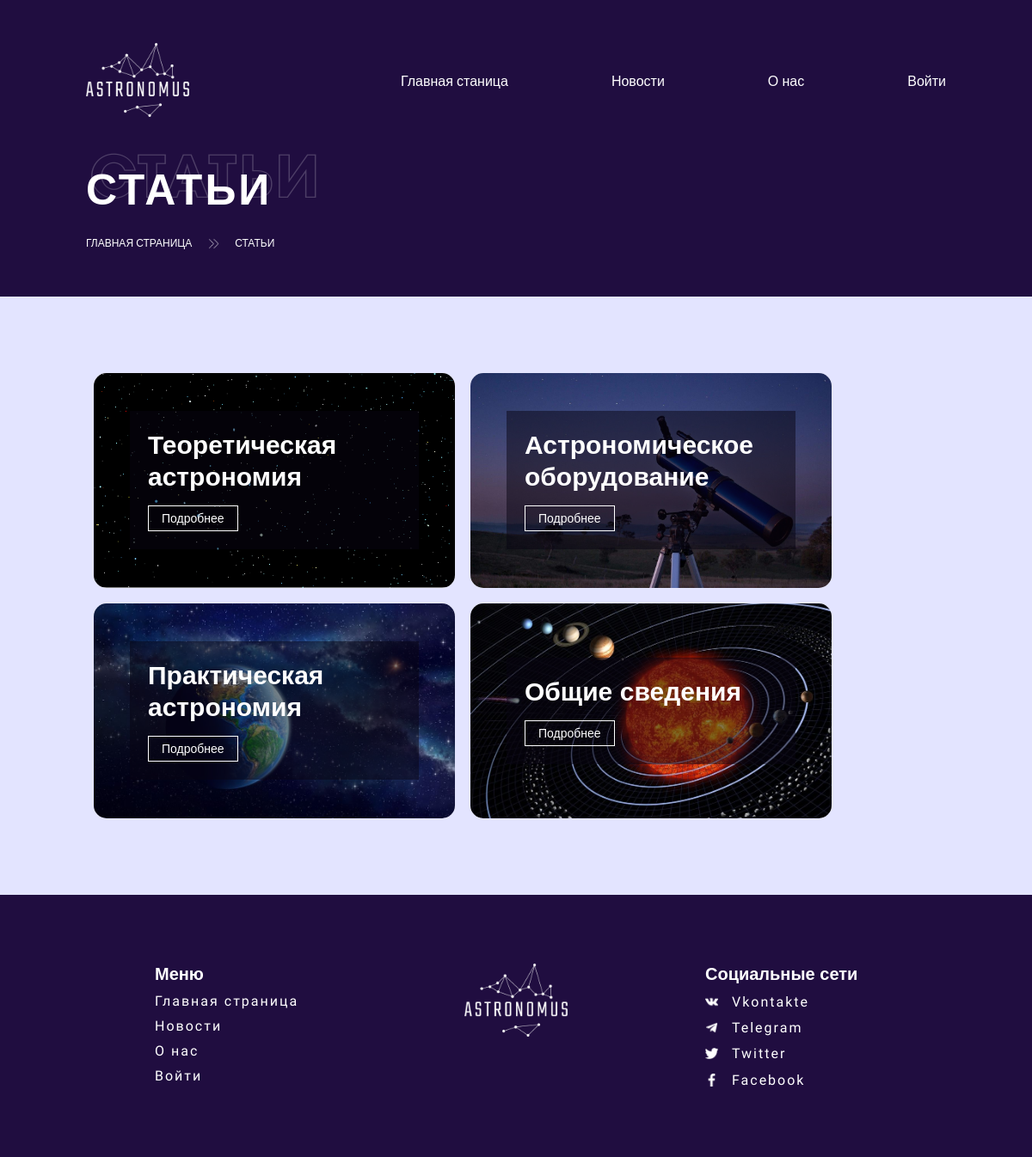
Page /astoforum/pages/topics.php on the committed database.
### tables this page shows
CREATE TABLE topic (
  id int(11) NOT NULL AUTO_INCREMENT,
  title varchar(255) NOT NULL,
  picture varchar(500) NOT NULL,
  PRIMARY KEY (id)
);

### astoforum/includes/topic_list.php (the view, shortened to what this page needs)
<?php
include 'connectdb.php';
$result = mysqli_query($connect, "SELECT * FROM topic") or die(mysqli_error($connect));
while ($row = $result->fetch_assoc())
{
    $topic_id = $row['id'];
    $title = $row['title'];
    $picture = '../' . $row['picture'];
    echo "<div class='topic-item'>";
    echo       "<img src='$picture'>
               <div class='topic-title'>
                    <h1>$title</h1>
                    <a href='./articles.php?id=$topic_id'>Подробнее</a>
               </div>
           </div>";
}

### astoforum/pages/topics.php (shortened to what this page needs)
<?php
if (isset($_SESSION['user'])) {
    $current_profile = $_SESSION['user']['user_id'];
    $link = "../pages/profile.php?id=" . $current_profile;
    $name_link = "Мой профиль";
} else {
    $link = "../pages/authorization.php";
    $name_link = "Войти";
}
?>
<!DOCTYPE html>
<html lang='ru'>
<head>
    <link href='https://allfont.ru/allfont.css?fonts=a_avanteotl-heavy' rel='stylesheet' type='text/css'/>
    <link rel='stylesheet' href='../css/second-pages-style.css'>
    <link rel='stylesheet' href='../css/popup-style.css'>
    <link rel='stylesheet' href='../css/upload-file-style.css'>
</head>
<body>
<header>
    <div class='wrapper'>
        <div class='header-top-block'>
            <a class='logo' href='../index.php'>
                <img src='../img/icons/logo.png'>
            </a>
            <div class='header-menu'>
                <a href='../index.php'>Главная станица</a>
                <a href='news.php'>Новости</a>
                <a href='about_us.php'>О нас</a>
                <a href='<?= $link ?>'><?= $name_link ?></a>
            </div>
        </div>
        <div class='header-bottom-block'>
            <div class='page-title'>
                <h1>Статьи</h1>
                <h2>Статьи</h2>
            </div>
            <ul class='breadcrumbs'>
                <li><a href='../index.php'>Главная страница</a></li>
                <li>Статьи</li>
            </ul>
        </div>
    </div>
</header>
<main>
    <div class='wrapper'>
        <div class='main-block'>
            <div class='topic-block'>
                <?php include '../includes/topic_list.php' ?>
            </div>
        </div>
    </div>
</main>
<footer>
    <div class='wrapper'>
        <div class='footer-block'>
            <div class='footer-item'>
                <h2>Меню</h2>
                <a href='../index.php'>Главная страница</a>
                <a href='news.php'>Новости</a>
                <a href='about_us.php'>О нас</a>
                <a href='#'>Войти</a>
            </div>
            <div class='logo'>
                <img src='../img/icons/logo.png'>
            </div>
            <div class='footer-item'>
                <h2>Социальные сети</h2>
                <a class='social-item' href='https://vk.com'>
                    <div class='icon vk'></div>
                    <p>Vkontakte</p>
                </a>
                <a class='social-item' href='https://web.telegram.org/z/'>
                    <div class='icon telegram'></div>
                    <p>Telegram</p>
                </a>
                <a class='social-item' href='https://twitter.com/'>
                    <div class='icon twitter'></div>
                    <p>Twitter</p>
                </a>
                <a class='social-item' href='https://ru-ru.facebook.com/'>
                    <div class='icon facebook'></div>
                    <p>Facebook</p>
                </a>
            </div>
        </div>
    </div>
</footer>
</body>
</html>

### astoforum/css/second-pages-style.css (style rules this page uses)
* { margin: 0; padding: 0; text-decoration: none; }
body { font-family: 'Montserrat', sans-serif; color: #ffffff; }
.wrapper { width: 100%; padding: 0 100px; box-sizing: border-box; }
header { padding-top: 50px; background-color: #200d40; }
.header-top-block { display: flex; justify-content: space-between; align-items: center; }
.logo { width: 120px; }
.logo img { width: 100%; }
.header-menu { display: flex; }
.header-menu a { white-space: nowrap; position: relative; display: block; color: #ffffff; }
.header-menu a:after { opacity: 0; position: absolute; left: 0; top: 20px; background-color: #ffffff; content: ''; width: 100%; height: 1px; transition: 0.3s ease opacity; }
.header-menu a:not(:last-child) { margin-right: 120px; }
.header-bottom-block { padding-bottom: 50px; }
.page-title { margin-top: 50px; position: relative; }
.page-title h1 { position: absolute; bottom: 5px; left: 5px; font-family: avanteotl-heavy, sans-serif; font-size: 70px; text-transform: uppercase; letter-spacing: 4px; opacity: 0.2; }
.page-title h2 { text-transform: uppercase; font-size: 50px; letter-spacing: 3px; }
.breadcrumbs { margin: 0; margin-top: 20px; padding: 0; list-style: none; font-size: 0; }
.breadcrumbs li { position: relative; display: inline-block; margin-right: 50px; vertical-align: top; text-transform: uppercase; font-size: 12px; line-height: 24px; }
.breadcrumbs li::after { content: ''; position: absolute; top: 6px; right: -32px; width: 13px; height: 13px; background-image: url("../img/icons/ico-nav-arrow.png"); background-repeat: no-repeat; background-size: 100% 100%; }
.breadcrumbs li:last-child { margin-right: 0; }
.breadcrumbs li:last-child::after { content: none; }
.breadcrumbs a { position: relative; color: #ffffff; text-decoration: none; }
.breadcrumbs a:after { content: ''; position: absolute; left: 0; top: 16px; width: 100%; height: 1px; background-color: #ffffff; opacity: 0; transition: 0.2s all ease; }
main { background-color: #e3e4ff; color: #200d40; }
.main-block { padding: 80px 0; }
.topic-block { display: flex; flex-wrap: wrap; }
.topic-item { position: relative; display: flex; align-items: center; width: 420px; min-height: 250px; margin: 9px; background-color: #ffffff; border-radius: 15px; }
.topic-item img { position: absolute; width: 100%; height: 100%; object-fit: cover; border-radius: 15px; }
.topic-title { position: relative; color: #ffffff; background-color: rgba(9, 4, 18, 0.5); margin: 5% 10%; padding: 5%; vertical-align: middle; width: 100%; }
.topic-title h1 { font-size: 30px; margin-bottom: 15px; }
.topic-title a { display: inline-block; font-size: 14px; border: 1px solid #ffffff; padding: 5px 15px; cursor: pointer; color: #ffffff; transition: 0.2s all ease; }
footer { background-color: #200d40; }
.footer-block { padding: 80px; display: flex; justify-content: space-between; }
.footer-item { width: 200px; }
.footer-item > *:not(:last-child) { margin-bottom: 10px; }
.footer-item h2 { font-size: 20px; margin-bottom: 15px; }
.footer-item a { display: block; color: #ffffff; font-family: "Open Sans Condensed", sans-serif; font-size: 16px; letter-spacing: 2px; transition: 0.2s all ease; cursor: pointer; }
.social-item p { display: inline-block; vertical-align: middle; }
.social-item .icon { width: 15px; height: 15px; display: inline-block; vertical-align: middle; margin-right: 10px; background-size: 100% 100%; }
.social-item .vk { background-image: url('../img/icons/vk-icon.png'); }
.social-item .telegram { background-image: url('../img/icons/telegram-icon.png'); }
.social-item .twitter { background-image: url('../img/icons/twitter-icon.png'); }
.social-item .facebook { background-image: url('../img/icons/facebook-icon.png'); }

### rows in the picture
topic: picture (picture), title "Теоретическая астрономия"
topic: picture (picture), title "Астрономическое оборудование"
topic: picture (picture), title "Практическая астрономия"
topic: picture (picture), title "Общие сведения"

### other values in the picture
$name_link "Войти"
